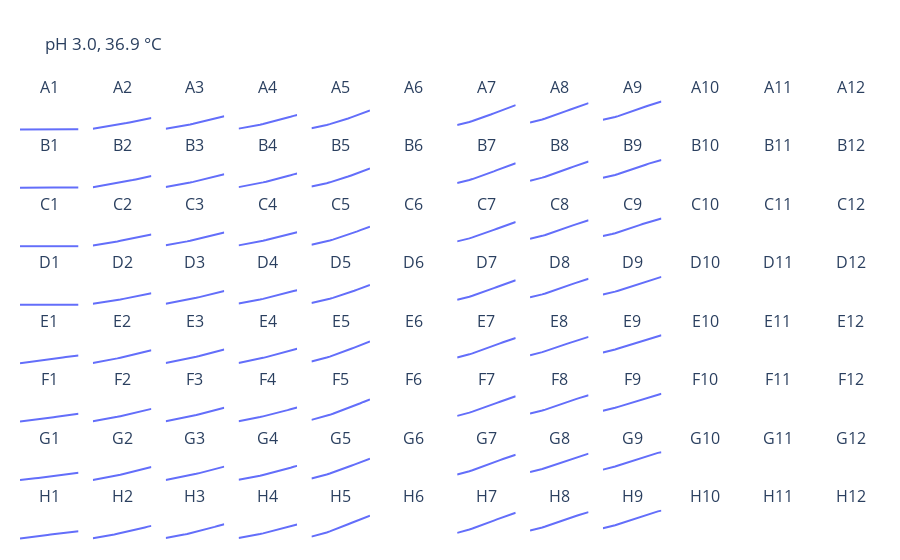

Notebook code cell kept with this figure:
### Code cell
# Visualize plate data
plate.visualize()
